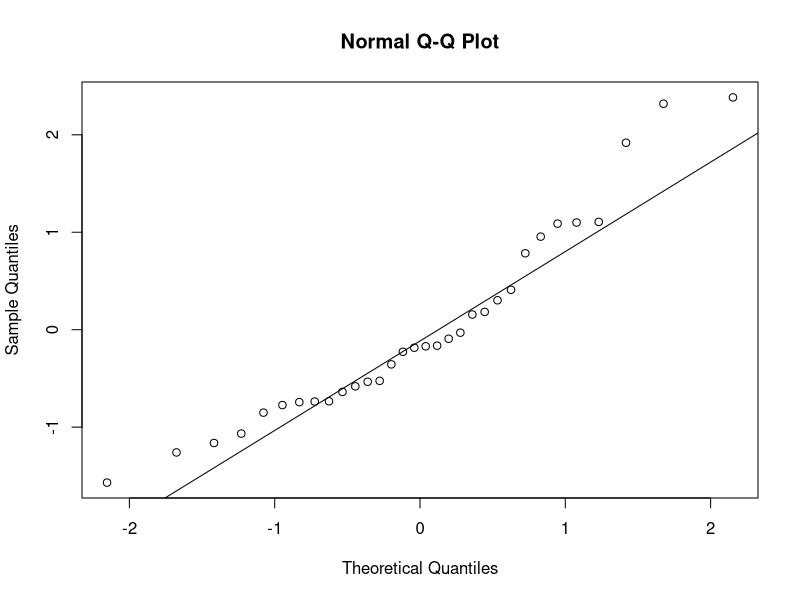

The R script that drew this image: (Note: this script raises an error after producing the figure.)
## ---- chunk 1
require(ggplot2)
diagPlot<-function(model){
    p1<-ggplot(model, aes(.fitted, .resid))+geom_point()
    p1<-p1+stat_smooth(method="loess")+geom_hline(yintercept=0, col="red", linetype="dashed")
    p1<-p1+xlab("Fitted values")+ylab("Residuals")
    p1<-p1+ggtitle("Residual vs Fitted Plot")+theme_bw()
    
    p2<-ggplot(model, aes(qqnorm(.stdresid)[[1]], .stdresid))+geom_point(na.rm = TRUE)
    p2<-p2+geom_abline(aes(qqline(.stdresid)))+xlab("Theoretical Quantiles")+ylab("Standardized Residuals")
    p2<-p2+ggtitle("Normal Q-Q")+theme_bw()
    
    p3<-ggplot(model, aes(.fitted, sqrt(abs(.stdresid))))+geom_point(na.rm=TRUE)
    p3<-p3+stat_smooth(method="loess", na.rm = TRUE)+xlab("Fitted Value")
    p3<-p3+ylab(expression(sqrt("|Standardized residuals|")))
    p3<-p3+ggtitle("Scale-Location")+theme_bw()
    
    p4<-ggplot(model, aes(seq_along(.cooksd), .cooksd))+geom_bar(stat="identity", position="identity")
    p4<-p4+xlab("Obs. Number")+ylab("Cook's distance")
    p4<-p4+ggtitle("Cook's distance")+theme_bw()
    
    p5<-ggplot(model, aes(.hat, .stdresid))+geom_point(aes(size=.cooksd), na.rm=TRUE)
    p5<-p5+stat_smooth(method="loess", na.rm=TRUE)
    p5<-p5+xlab("Leverage")+ylab("Standardized Residuals")
    p5<-p5+ggtitle("Residual vs Leverage Plot")
    p5<-p5+scale_size_continuous("Cook's Distance", range=c(1,5))
    p5<-p5+theme_bw()+theme(legend.position="bottom")
    
    p6<-ggplot(model, aes(.hat, .cooksd))+geom_point(na.rm=TRUE)+stat_smooth(method="loess", na.rm=TRUE)
    p6<-p6+xlab("Leverage hii")+ylab("Cook's Distance")
    p6<-p6+ggtitle("Cook's dist vs Leverage hii/(1-hii)")
    p6<-p6+geom_abline(slope=seq(0,3,0.5), color="gray", linetype="dashed")
    p6<-p6+theme_bw()
    
    return(list(rvfPlot=p1, qqPlot=p2, sclLocPlot=p3, cdPlot=p4, rvlevPlot=p5, cvlPlot=p6))
}
## ---- chunk 2
lm.model<-lm(mpg~cyl+disp+hp+drat+wt, data=mtcars)
diagPlts<-diagPlot(lm.model)
## ---- chunk 3
lbry<-c("grid", "gridExtra")
lapply(lbry, require, character.only=TRUE, warn.conflicts = FALSE, quietly = TRUE)
## ---- chunk 4
do.call(grid.arrange, c(diagPlts, main="Diagnostic Plots", ncol=3))
